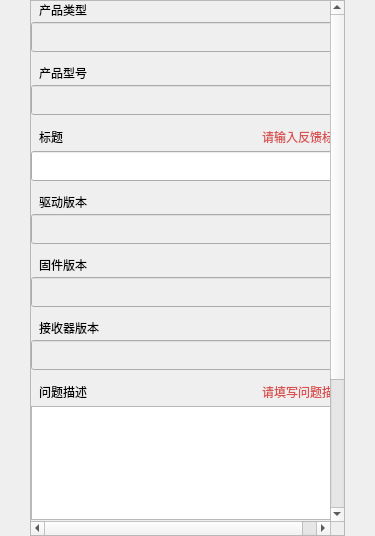
<?xml version="1.0" encoding="UTF-8"?>
<ui version="4.0">
 <class>FeedbackScrollareaWidget</class>
 <widget class="QWidget" name="FeedbackScrollareaWidget">
  <property name="geometry">
   <rect>
    <x>0</x>
    <y>0</y>
    <width>375</width>
    <height>536</height>
   </rect>
  </property>
  <property name="minimumSize">
   <size>
    <width>375</width>
    <height>459</height>
   </size>
  </property>
  <property name="windowTitle">
   <string>Form</string>
  </property>
  <property name="styleSheet">
   <string notr="true"/>
  </property>
  <layout class="QGridLayout" name="gridLayout">
   <property name="leftMargin">
    <number>30</number>
   </property>
   <property name="topMargin">
    <number>0</number>
   </property>
   <property name="rightMargin">
    <number>30</number>
   </property>
   <property name="bottomMargin">
    <number>0</number>
   </property>
   <property name="spacing">
    <number>0</number>
   </property>
   <item row="0" column="0">
    <widget class="QScrollArea" name="scrollArea">
     <property name="sizePolicy">
      <sizepolicy hsizetype="Preferred" vsizetype="Expanding">
       <horstretch>0</horstretch>
       <verstretch>0</verstretch>
      </sizepolicy>
     </property>
     <property name="widgetResizable">
      <bool>true</bool>
     </property>
     <widget class="QWidget" name="scrollAreaWidgetContents">
      <property name="geometry">
       <rect>
        <x>0</x>
        <y>-205</y>
        <width>317</width>
        <height>722</height>
       </rect>
      </property>
      <layout class="QVBoxLayout" name="verticalLayout_2">
       <property name="spacing">
        <number>0</number>
       </property>
       <property name="leftMargin">
        <number>0</number>
       </property>
       <property name="topMargin">
        <number>0</number>
       </property>
       <property name="rightMargin">
        <number>0</number>
       </property>
       <property name="bottomMargin">
        <number>0</number>
       </property>
       <item>
        <layout class="QVBoxLayout" name="verticalLayout">
         <property name="spacing">
          <number>0</number>
         </property>
         <item>
          <layout class="QHBoxLayout" name="horizontalLayout_2">
           <property name="spacing">
            <number>0</number>
           </property>
           <item>
            <widget class="QLabel" name="label_must_1">
             <property name="minimumSize">
              <size>
               <width>8</width>
               <height>9</height>
              </size>
             </property>
             <property name="maximumSize">
              <size>
               <width>8</width>
               <height>9</height>
              </size>
             </property>
            </widget>
           </item>
           <item>
            <widget class="QLabel" name="label_type">
             <property name="minimumSize">
              <size>
               <width>160</width>
               <height>17</height>
              </size>
             </property>
             <property name="text">
              <string>产品类型</string>
             </property>
            </widget>
           </item>
          </layout>
         </item>
         <item>
          <spacer name="verticalSpacer">
           <property name="orientation">
            <enum>Qt::Vertical</enum>
           </property>
           <property name="sizeType">
            <enum>QSizePolicy::Fixed</enum>
           </property>
           <property name="sizeHint" stdset="0">
            <size>
             <width>20</width>
             <height>4</height>
            </size>
           </property>
          </spacer>
         </item>
         <item>
          <widget class="QLineEdit" name="lineEdit_type">
           <property name="enabled">
            <bool>false</bool>
           </property>
           <property name="minimumSize">
            <size>
             <width>315</width>
             <height>30</height>
            </size>
           </property>
           <property name="placeholderText">
            <string/>
           </property>
          </widget>
         </item>
         <item>
          <spacer name="verticalSpacer_2">
           <property name="orientation">
            <enum>Qt::Vertical</enum>
           </property>
           <property name="sizeType">
            <enum>QSizePolicy::Fixed</enum>
           </property>
           <property name="sizeHint" stdset="0">
            <size>
             <width>20</width>
             <height>12</height>
            </size>
           </property>
          </spacer>
         </item>
         <item>
          <layout class="QHBoxLayout" name="horizontalLayout_3">
           <property name="spacing">
            <number>0</number>
           </property>
           <item>
            <widget class="QLabel" name="label_must_2">
             <property name="minimumSize">
              <size>
               <width>8</width>
               <height>9</height>
              </size>
             </property>
             <property name="maximumSize">
              <size>
               <width>8</width>
               <height>9</height>
              </size>
             </property>
            </widget>
           </item>
           <item>
            <widget class="QLabel" name="label_class">
             <property name="minimumSize">
              <size>
               <width>160</width>
               <height>17</height>
              </size>
             </property>
             <property name="text">
              <string>产品型号</string>
             </property>
            </widget>
           </item>
          </layout>
         </item>
         <item>
          <spacer name="verticalSpacer_3">
           <property name="orientation">
            <enum>Qt::Vertical</enum>
           </property>
           <property name="sizeType">
            <enum>QSizePolicy::Fixed</enum>
           </property>
           <property name="sizeHint" stdset="0">
            <size>
             <width>20</width>
             <height>4</height>
            </size>
           </property>
          </spacer>
         </item>
         <item>
          <widget class="QLineEdit" name="lineEdit_class">
           <property name="enabled">
            <bool>false</bool>
           </property>
           <property name="minimumSize">
            <size>
             <width>315</width>
             <height>30</height>
            </size>
           </property>
           <property name="sizeIncrement">
            <size>
             <width>0</width>
             <height>0</height>
            </size>
           </property>
          </widget>
         </item>
         <item>
          <spacer name="verticalSpacer_4">
           <property name="orientation">
            <enum>Qt::Vertical</enum>
           </property>
           <property name="sizeType">
            <enum>QSizePolicy::Fixed</enum>
           </property>
           <property name="sizeHint" stdset="0">
            <size>
             <width>20</width>
             <height>12</height>
            </size>
           </property>
          </spacer>
         </item>
         <item>
          <layout class="QHBoxLayout" name="horizontalLayout_4">
           <property name="spacing">
            <number>0</number>
           </property>
           <item>
            <widget class="QLabel" name="label_must_3">
             <property name="minimumSize">
              <size>
               <width>8</width>
               <height>9</height>
              </size>
             </property>
             <property name="maximumSize">
              <size>
               <width>8</width>
               <height>9</height>
              </size>
             </property>
            </widget>
           </item>
           <item>
            <widget class="QLabel" name="label_title">
             <property name="minimumSize">
              <size>
               <width>160</width>
               <height>17</height>
              </size>
             </property>
             <property name="text">
              <string>标题</string>
             </property>
            </widget>
           </item>
           <item>
            <spacer name="horizontalSpacer_3">
             <property name="orientation">
              <enum>Qt::Horizontal</enum>
             </property>
             <property name="sizeType">
              <enum>QSizePolicy::Fixed</enum>
             </property>
             <property name="sizeHint" stdset="0">
              <size>
               <width>5</width>
               <height>20</height>
              </size>
             </property>
            </spacer>
           </item>
           <item>
            <widget class="QLabel" name="label_title_hint">
             <property name="minimumSize">
              <size>
               <width>140</width>
               <height>14</height>
              </size>
             </property>
             <property name="styleSheet">
              <string notr="true">color: #D95151;</string>
             </property>
             <property name="text">
              <string>请输入反馈标题</string>
             </property>
             <property name="alignment">
              <set>Qt::AlignRight|Qt::AlignTrailing|Qt::AlignVCenter</set>
             </property>
            </widget>
           </item>
          </layout>
         </item>
         <item>
          <spacer name="verticalSpacer_5">
           <property name="orientation">
            <enum>Qt::Vertical</enum>
           </property>
           <property name="sizeType">
            <enum>QSizePolicy::Fixed</enum>
           </property>
           <property name="sizeHint" stdset="0">
            <size>
             <width>20</width>
             <height>4</height>
            </size>
           </property>
          </spacer>
         </item>
         <item>
          <widget class="QLineEdit" name="lineEdit_title">
           <property name="minimumSize">
            <size>
             <width>315</width>
             <height>30</height>
            </size>
           </property>
           <property name="sizeIncrement">
            <size>
             <width>0</width>
             <height>0</height>
            </size>
           </property>
           <property name="styleSheet">
            <string notr="true"/>
           </property>
          </widget>
         </item>
         <item>
          <spacer name="verticalSpacer_6">
           <property name="orientation">
            <enum>Qt::Vertical</enum>
           </property>
           <property name="sizeType">
            <enum>QSizePolicy::Fixed</enum>
           </property>
           <property name="sizeHint" stdset="0">
            <size>
             <width>20</width>
             <height>12</height>
            </size>
           </property>
          </spacer>
         </item>
         <item>
          <layout class="QHBoxLayout" name="horizontalLayout_6">
           <property name="spacing">
            <number>0</number>
           </property>
           <item>
            <widget class="QLabel" name="label_must_4">
             <property name="minimumSize">
              <size>
               <width>8</width>
               <height>9</height>
              </size>
             </property>
             <property name="maximumSize">
              <size>
               <width>8</width>
               <height>9</height>
              </size>
             </property>
            </widget>
           </item>
           <item>
            <widget class="QLabel" name="label_drive_version">
             <property name="minimumSize">
              <size>
               <width>160</width>
               <height>17</height>
              </size>
             </property>
             <property name="text">
              <string>驱动版本</string>
             </property>
            </widget>
           </item>
          </layout>
         </item>
         <item>
          <spacer name="verticalSpacer_7">
           <property name="orientation">
            <enum>Qt::Vertical</enum>
           </property>
           <property name="sizeType">
            <enum>QSizePolicy::Fixed</enum>
           </property>
           <property name="sizeHint" stdset="0">
            <size>
             <width>20</width>
             <height>4</height>
            </size>
           </property>
          </spacer>
         </item>
         <item>
          <widget class="QLineEdit" name="lineEdit_drive_version">
           <property name="enabled">
            <bool>false</bool>
           </property>
           <property name="minimumSize">
            <size>
             <width>315</width>
             <height>30</height>
            </size>
           </property>
           <property name="sizeIncrement">
            <size>
             <width>0</width>
             <height>0</height>
            </size>
           </property>
          </widget>
         </item>
         <item>
          <spacer name="verticalSpacer_8">
           <property name="orientation">
            <enum>Qt::Vertical</enum>
           </property>
           <property name="sizeType">
            <enum>QSizePolicy::Fixed</enum>
           </property>
           <property name="sizeHint" stdset="0">
            <size>
             <width>20</width>
             <height>12</height>
            </size>
           </property>
          </spacer>
         </item>
         <item>
          <layout class="QHBoxLayout" name="horizontalLayout_7">
           <property name="spacing">
            <number>0</number>
           </property>
           <item>
            <widget class="QLabel" name="label_must_5">
             <property name="minimumSize">
              <size>
               <width>8</width>
               <height>9</height>
              </size>
             </property>
             <property name="maximumSize">
              <size>
               <width>8</width>
               <height>9</height>
              </size>
             </property>
            </widget>
           </item>
           <item>
            <widget class="QLabel" name="label_firmware_version">
             <property name="minimumSize">
              <size>
               <width>160</width>
               <height>17</height>
              </size>
             </property>
             <property name="text">
              <string>固件版本</string>
             </property>
            </widget>
           </item>
          </layout>
         </item>
         <item>
          <spacer name="verticalSpacer_9">
           <property name="orientation">
            <enum>Qt::Vertical</enum>
           </property>
           <property name="sizeType">
            <enum>QSizePolicy::Fixed</enum>
           </property>
           <property name="sizeHint" stdset="0">
            <size>
             <width>20</width>
             <height>4</height>
            </size>
           </property>
          </spacer>
         </item>
         <item>
          <widget class="QLineEdit" name="lineEdit_firmware_version">
           <property name="enabled">
            <bool>false</bool>
           </property>
           <property name="minimumSize">
            <size>
             <width>315</width>
             <height>30</height>
            </size>
           </property>
           <property name="sizeIncrement">
            <size>
             <width>0</width>
             <height>0</height>
            </size>
           </property>
          </widget>
         </item>
         <item>
          <spacer name="verticalSpacer_10">
           <property name="orientation">
            <enum>Qt::Vertical</enum>
           </property>
           <property name="sizeType">
            <enum>QSizePolicy::Fixed</enum>
           </property>
           <property name="sizeHint" stdset="0">
            <size>
             <width>20</width>
             <height>12</height>
            </size>
           </property>
          </spacer>
         </item>
         <item>
          <layout class="QHBoxLayout" name="horizontalLayout_8">
           <property name="spacing">
            <number>0</number>
           </property>
           <item>
            <widget class="QLabel" name="label_must_6">
             <property name="minimumSize">
              <size>
               <width>8</width>
               <height>9</height>
              </size>
             </property>
             <property name="maximumSize">
              <size>
               <width>8</width>
               <height>9</height>
              </size>
             </property>
            </widget>
           </item>
           <item>
            <widget class="QLabel" name="label_receiver_version">
             <property name="minimumSize">
              <size>
               <width>160</width>
               <height>17</height>
              </size>
             </property>
             <property name="text">
              <string>接收器版本</string>
             </property>
            </widget>
           </item>
          </layout>
         </item>
         <item>
          <spacer name="verticalSpacer_11">
           <property name="orientation">
            <enum>Qt::Vertical</enum>
           </property>
           <property name="sizeType">
            <enum>QSizePolicy::Fixed</enum>
           </property>
           <property name="sizeHint" stdset="0">
            <size>
             <width>20</width>
             <height>4</height>
            </size>
           </property>
          </spacer>
         </item>
         <item>
          <widget class="QLineEdit" name="lineEdit_receiver_version">
           <property name="enabled">
            <bool>false</bool>
           </property>
           <property name="minimumSize">
            <size>
             <width>315</width>
             <height>30</height>
            </size>
           </property>
           <property name="sizeIncrement">
            <size>
             <width>0</width>
             <height>0</height>
            </size>
           </property>
          </widget>
         </item>
         <item>
          <spacer name="verticalSpacer_13">
           <property name="orientation">
            <enum>Qt::Vertical</enum>
           </property>
           <property name="sizeType">
            <enum>QSizePolicy::Fixed</enum>
           </property>
           <property name="sizeHint" stdset="0">
            <size>
             <width>20</width>
             <height>12</height>
            </size>
           </property>
          </spacer>
         </item>
         <item>
          <layout class="QHBoxLayout" name="horizontalLayout_11">
           <property name="spacing">
            <number>0</number>
           </property>
           <item>
            <widget class="QLabel" name="label_must_9">
             <property name="minimumSize">
              <size>
               <width>8</width>
               <height>9</height>
              </size>
             </property>
             <property name="maximumSize">
              <size>
               <width>8</width>
               <height>9</height>
              </size>
             </property>
            </widget>
           </item>
           <item>
            <widget class="QLabel" name="label_description">
             <property name="minimumSize">
              <size>
               <width>160</width>
               <height>17</height>
              </size>
             </property>
             <property name="text">
              <string>问题描述</string>
             </property>
            </widget>
           </item>
           <item>
            <spacer name="horizontalSpacer_4">
             <property name="orientation">
              <enum>Qt::Horizontal</enum>
             </property>
             <property name="sizeType">
              <enum>QSizePolicy::Fixed</enum>
             </property>
             <property name="sizeHint" stdset="0">
              <size>
               <width>5</width>
               <height>20</height>
              </size>
             </property>
            </spacer>
           </item>
           <item>
            <widget class="QLabel" name="label_description_hint">
             <property name="styleSheet">
              <string notr="true">color: #D95151;</string>
             </property>
             <property name="text">
              <string>请填写问题描述</string>
             </property>
             <property name="alignment">
              <set>Qt::AlignRight|Qt::AlignTrailing|Qt::AlignVCenter</set>
             </property>
            </widget>
           </item>
          </layout>
         </item>
         <item>
          <spacer name="verticalSpacer_15">
           <property name="orientation">
            <enum>Qt::Vertical</enum>
           </property>
           <property name="sizeType">
            <enum>QSizePolicy::Fixed</enum>
           </property>
           <property name="sizeHint" stdset="0">
            <size>
             <width>20</width>
             <height>4</height>
            </size>
           </property>
          </spacer>
         </item>
         <item>
          <widget class="QPlainTextEdit" name="plainTextEdit_description">
           <property name="sizePolicy">
            <sizepolicy hsizetype="Preferred" vsizetype="Expanding">
             <horstretch>0</horstretch>
             <verstretch>0</verstretch>
            </sizepolicy>
           </property>
           <property name="minimumSize">
            <size>
             <width>315</width>
             <height>114</height>
            </size>
           </property>
          </widget>
         </item>
         <item>
          <spacer name="verticalSpacer_16">
           <property name="orientation">
            <enum>Qt::Vertical</enum>
           </property>
           <property name="sizeType">
            <enum>QSizePolicy::Fixed</enum>
           </property>
           <property name="sizeHint" stdset="0">
            <size>
             <width>20</width>
             <height>12</height>
            </size>
           </property>
          </spacer>
         </item>
         <item>
          <layout class="QHBoxLayout" name="horizontalLayout_13">
           <property name="spacing">
            <number>0</number>
           </property>
           <item>
            <widget class="QLabel" name="label_must_10">
             <property name="minimumSize">
              <size>
               <width>8</width>
               <height>9</height>
              </size>
             </property>
             <property name="maximumSize">
              <size>
               <width>8</width>
               <height>9</height>
              </size>
             </property>
            </widget>
           </item>
           <item>
            <widget class="QLabel" name="label_contact_info">
             <property name="minimumSize">
              <size>
               <width>160</width>
               <height>17</height>
              </size>
             </property>
             <property name="text">
              <string>联系方式</string>
             </property>
            </widget>
           </item>
           <item>
            <spacer name="horizontalSpacer_5">
             <property name="orientation">
              <enum>Qt::Horizontal</enum>
             </property>
             <property name="sizeType">
              <enum>QSizePolicy::Fixed</enum>
             </property>
             <property name="sizeHint" stdset="0">
              <size>
               <width>5</width>
               <height>20</height>
              </size>
             </property>
            </spacer>
           </item>
           <item>
            <widget class="QLabel" name="label_contact_info_hint">
             <property name="styleSheet">
              <string notr="true">color: #D95151;</string>
             </property>
             <property name="text">
              <string>请填写联系方式</string>
             </property>
             <property name="alignment">
              <set>Qt::AlignRight|Qt::AlignTrailing|Qt::AlignVCenter</set>
             </property>
            </widget>
           </item>
          </layout>
         </item>
         <item>
          <spacer name="verticalSpacer_17">
           <property name="orientation">
            <enum>Qt::Vertical</enum>
           </property>
           <property name="sizeType">
            <enum>QSizePolicy::Fixed</enum>
           </property>
           <property name="sizeHint" stdset="0">
            <size>
             <width>20</width>
             <height>5</height>
            </size>
           </property>
          </spacer>
         </item>
         <item>
          <widget class="QLineEdit" name="lineEdit_contact_info">
           <property name="minimumSize">
            <size>
             <width>315</width>
             <height>30</height>
            </size>
           </property>
           <property name="sizeIncrement">
            <size>
             <width>0</width>
             <height>0</height>
            </size>
           </property>
          </widget>
         </item>
         <item>
          <spacer name="verticalSpacer_18">
           <property name="orientation">
            <enum>Qt::Vertical</enum>
           </property>
           <property name="sizeType">
            <enum>QSizePolicy::Fixed</enum>
           </property>
           <property name="sizeHint" stdset="0">
            <size>
             <width>20</width>
             <height>12</height>
            </size>
           </property>
          </spacer>
         </item>
         <item>
          <layout class="QHBoxLayout" name="horizontalLayout_9">
           <property name="spacing">
            <number>0</number>
           </property>
           <item>
            <widget class="QLabel" name="label_images">
             <property name="minimumSize">
              <size>
               <width>160</width>
               <height>17</height>
              </size>
             </property>
             <property name="text">
              <string>问题截图</string>
             </property>
            </widget>
           </item>
           <item>
            <spacer name="horizontalSpacer">
             <property name="orientation">
              <enum>Qt::Horizontal</enum>
             </property>
             <property name="sizeType">
              <enum>QSizePolicy::Fixed</enum>
             </property>
             <property name="sizeHint" stdset="0">
              <size>
               <width>5</width>
               <height>20</height>
              </size>
             </property>
            </spacer>
           </item>
          </layout>
         </item>
         <item>
          <spacer name="verticalSpacer_19">
           <property name="orientation">
            <enum>Qt::Vertical</enum>
           </property>
           <property name="sizeType">
            <enum>QSizePolicy::Fixed</enum>
           </property>
           <property name="sizeHint" stdset="0">
            <size>
             <width>20</width>
             <height>4</height>
            </size>
           </property>
          </spacer>
         </item>
         <item>
          <widget class="QWidget" name="widget_for_imagesLabel" native="true">
           <property name="minimumSize">
            <size>
             <width>80</width>
             <height>80</height>
            </size>
           </property>
           <layout class="QHBoxLayout" name="horizontalLayout">
            <property name="spacing">
             <number>0</number>
            </property>
            <property name="leftMargin">
             <number>0</number>
            </property>
            <property name="topMargin">
             <number>0</number>
            </property>
            <property name="rightMargin">
             <number>0</number>
            </property>
            <property name="bottomMargin">
             <number>0</number>
            </property>
           </layout>
          </widget>
         </item>
        </layout>
       </item>
      </layout>
     </widget>
    </widget>
   </item>
  </layout>
 </widget>
 <resources/>
 <connections/>
</ui>
